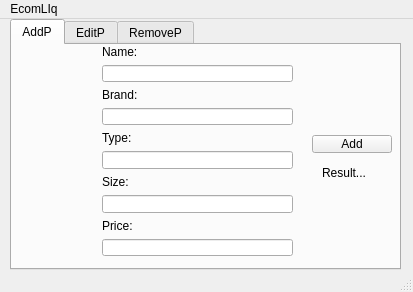
<?xml version="1.0" encoding="UTF-8"?>
<ui version="4.0">
 <class>CustomerWindow</class>
 <widget class="QMainWindow" name="CustomerWindow">
  <property name="geometry">
   <rect>
    <x>0</x>
    <y>0</y>
    <width>413</width>
    <height>292</height>
   </rect>
  </property>
  <property name="windowTitle">
   <string>MainWindow</string>
  </property>
  <property name="styleSheet">
   <string notr="true">QWidget {
    background-color: black;
    color: white;
}
/* Customize QPushButton specifically */
QPushButton {
    background-color: gray; /* A slightly lighter background for buttons */
    color: white;
    border: 2px solid white;
    border-radius: 5px;
}

/* Customize QTabWidget */
QTabWidget::pane {
    background-color: black;
    border: 1px solid white;
}

QTabWidget::tab-bar {
    alignment: center;
}

QTabBar::tab {
    background: gray;
    color: white;
    padding: 5px;
    border: 1px solid white;
}

QTabBar::tab:selected {
    background: white;
    color: black;
}

QLineEdit {
    border: 1px solid gray;
    border-radius: 3px;
    padding: 2px;
}
font: 900 italic 9pt &quot;Segoe UI&quot;;</string>
  </property>
  <widget class="QWidget" name="centralwidget">
   <widget class="QTabWidget" name="tabWidget">
    <property name="geometry">
     <rect>
      <x>10</x>
      <y>0</y>
      <width>391</width>
      <height>251</height>
     </rect>
    </property>
    <property name="currentIndex">
     <number>0</number>
    </property>
    <widget class="QWidget" name="tab">
     <attribute name="title">
      <string>AddP</string>
     </attribute>
     <widget class="QWidget" name="verticalLayoutWidget_3">
      <property name="geometry">
       <rect>
        <x>90</x>
        <y>0</y>
        <width>191</width>
        <height>211</height>
       </rect>
      </property>
      <layout class="QVBoxLayout" name="verticalLayout_3">
       <item>
        <widget class="QLabel" name="label_5">
         <property name="text">
          <string>Name:</string>
         </property>
        </widget>
       </item>
       <item>
        <widget class="QLineEdit" name="aName"/>
       </item>
       <item>
        <widget class="QLabel" name="label_6">
         <property name="text">
          <string>Brand:</string>
         </property>
        </widget>
       </item>
       <item>
        <widget class="QLineEdit" name="aBrand"/>
       </item>
       <item>
        <widget class="QLabel" name="label_7">
         <property name="text">
          <string>Type:</string>
         </property>
        </widget>
       </item>
       <item>
        <widget class="QLineEdit" name="aType"/>
       </item>
       <item>
        <widget class="QLabel" name="label_8">
         <property name="text">
          <string>Size:</string>
         </property>
        </widget>
       </item>
       <item>
        <widget class="QLineEdit" name="aSize"/>
       </item>
       <item>
        <widget class="QLabel" name="label_9">
         <property name="text">
          <string>Price:</string>
         </property>
        </widget>
       </item>
       <item>
        <widget class="QLineEdit" name="aPrice"/>
       </item>
      </layout>
     </widget>
     <widget class="QPushButton" name="aButton">
      <property name="geometry">
       <rect>
        <x>300</x>
        <y>90</y>
        <width>80</width>
        <height>18</height>
       </rect>
      </property>
      <property name="text">
       <string>Add</string>
      </property>
     </widget>
     <widget class="QLabel" name="aResult">
      <property name="geometry">
       <rect>
        <x>310</x>
        <y>120</y>
        <width>71</width>
        <height>16</height>
       </rect>
      </property>
      <property name="text">
       <string>Result...</string>
      </property>
     </widget>
    </widget>
    <widget class="QWidget" name="tab_2">
     <attribute name="title">
      <string>EditP</string>
     </attribute>
     <widget class="QWidget" name="verticalLayoutWidget">
      <property name="geometry">
       <rect>
        <x>109</x>
        <y>10</y>
        <width>161</width>
        <height>191</height>
       </rect>
      </property>
      <layout class="QVBoxLayout" name="verticalLayout">
       <item>
        <widget class="QLabel" name="label">
         <property name="text">
          <string>Enter Product ID:</string>
         </property>
        </widget>
       </item>
       <item>
        <widget class="QLineEdit" name="eID"/>
       </item>
       <item>
        <widget class="QLabel" name="label_2">
         <property name="text">
          <string>Product Component To Change:</string>
         </property>
        </widget>
       </item>
       <item>
        <widget class="QComboBox" name="eComponents">
         <item>
          <property name="text">
           <string>Size</string>
          </property>
         </item>
         <item>
          <property name="text">
           <string>Price</string>
          </property>
         </item>
         <item>
          <property name="text">
           <string>Brand</string>
          </property>
         </item>
         <item>
          <property name="text">
           <string>Type</string>
          </property>
         </item>
         <item>
          <property name="text">
           <string>Name</string>
          </property>
         </item>
        </widget>
       </item>
       <item>
        <widget class="QLabel" name="label_3">
         <property name="text">
          <string>New Component Value:</string>
         </property>
        </widget>
       </item>
       <item>
        <widget class="QLineEdit" name="eNew"/>
       </item>
       <item alignment="Qt::AlignmentFlag::AlignHCenter">
        <widget class="QPushButton" name="eEnter">
         <property name="minimumSize">
          <size>
           <width>50</width>
           <height>0</height>
          </size>
         </property>
         <property name="text">
          <string>Enter</string>
         </property>
        </widget>
       </item>
       <item>
        <widget class="QLabel" name="eResult">
         <property name="text">
          <string>Result...</string>
         </property>
        </widget>
       </item>
      </layout>
     </widget>
    </widget>
    <widget class="QWidget" name="tab_3">
     <attribute name="title">
      <string>RemoveP</string>
     </attribute>
     <widget class="QWidget" name="verticalLayoutWidget_2">
      <property name="geometry">
       <rect>
        <x>99</x>
        <y>10</y>
        <width>181</width>
        <height>91</height>
       </rect>
      </property>
      <layout class="QVBoxLayout" name="verticalLayout_2">
       <item>
        <widget class="QLabel" name="label_4">
         <property name="text">
          <string>Enter ID For Product To Be Removed:</string>
         </property>
        </widget>
       </item>
       <item>
        <widget class="QLineEdit" name="rID"/>
       </item>
       <item alignment="Qt::AlignmentFlag::AlignHCenter">
        <widget class="QPushButton" name="rButton">
         <property name="minimumSize">
          <size>
           <width>60</width>
           <height>0</height>
          </size>
         </property>
         <property name="text">
          <string>Enter</string>
         </property>
        </widget>
       </item>
       <item>
        <widget class="QLabel" name="rResult">
         <property name="text">
          <string>Result...</string>
         </property>
        </widget>
       </item>
      </layout>
     </widget>
    </widget>
   </widget>
  </widget>
  <widget class="QMenuBar" name="menubar">
   <property name="geometry">
    <rect>
     <x>0</x>
     <y>0</y>
     <width>413</width>
     <height>17</height>
    </rect>
   </property>
   <widget class="QMenu" name="menuEcomLIq">
    <property name="title">
     <string>EcomLIq</string>
    </property>
   </widget>
   <addaction name="menuEcomLIq"/>
  </widget>
  <widget class="QStatusBar" name="statusbar"/>
 </widget>
 <resources/>
 <connections/>
</ui>
